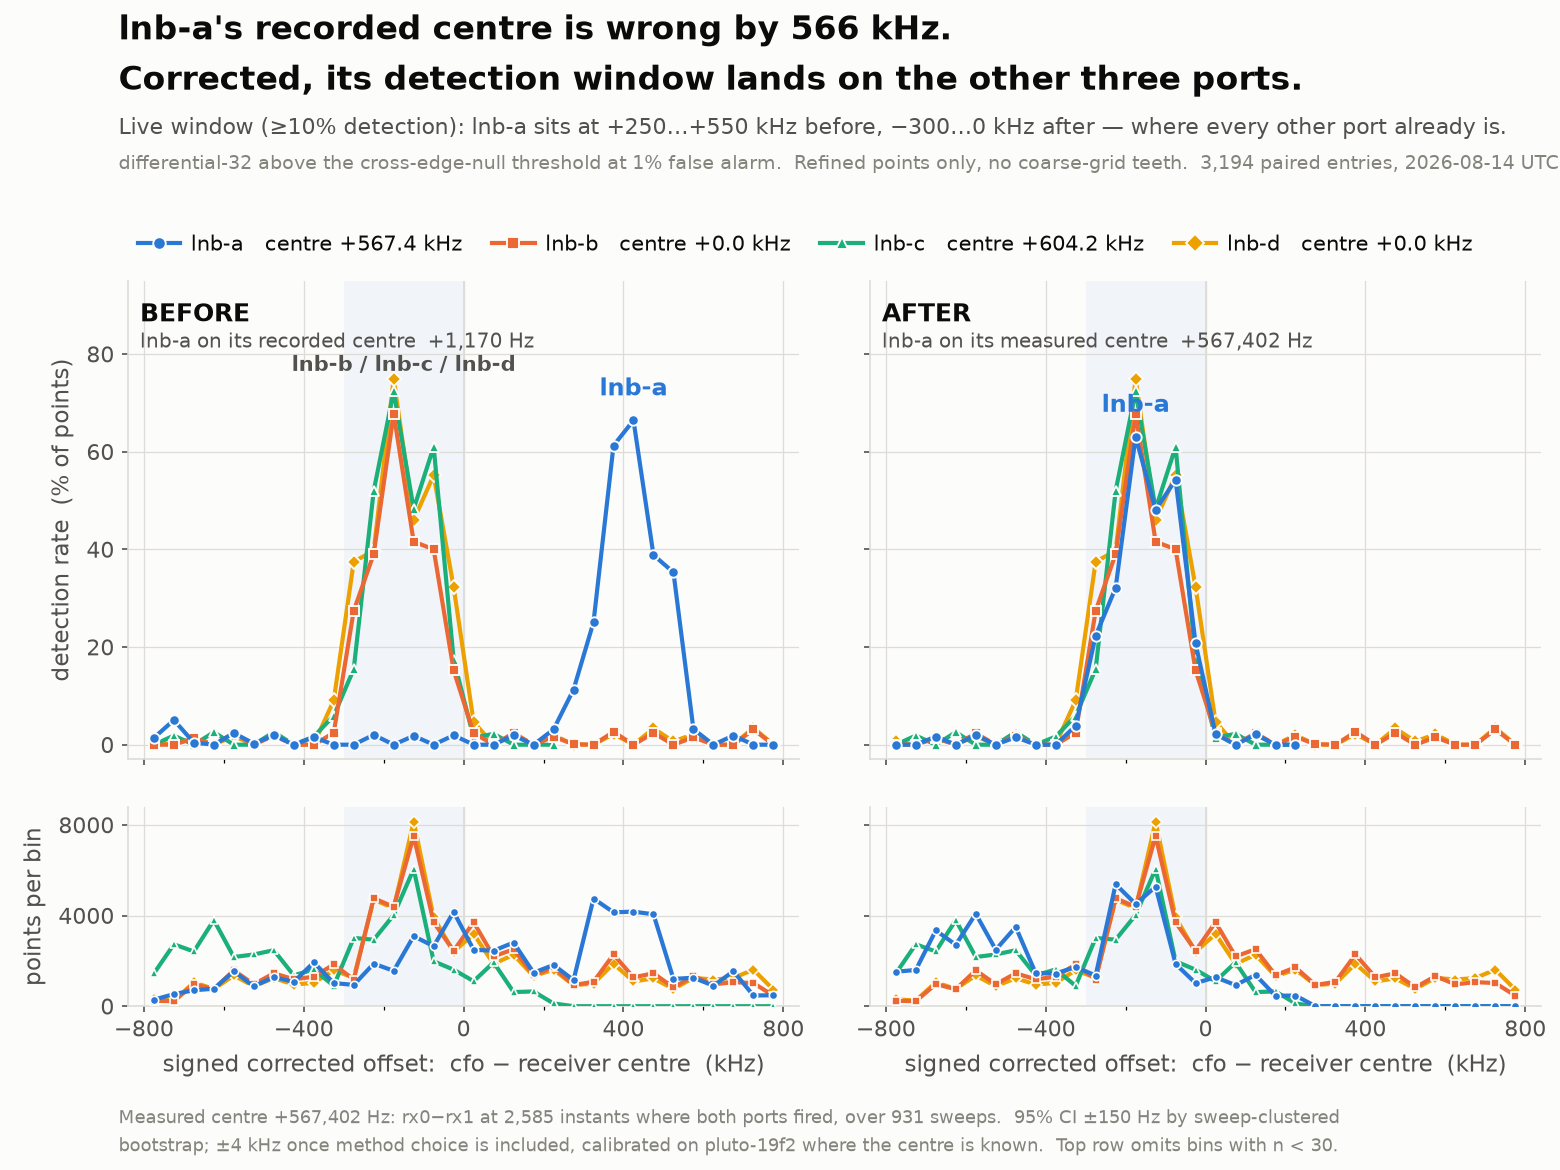

Source code (Python):
#!/usr/bin/env python3
"""lnba-centre: lnb-a's recorded centre is wrong by 566 kHz, and the fix lands.

LEFT  -- each port's signed live window on the centre currently recorded in
         lnb-calibration.json: lnb-a +1,170.0 Hz, lnb-b 0, lnb-c +604,159.8 Hz,
         lnb-d 0.  Three ports sit on a window at -300..0 kHz; lnb-a sits half a
         megahertz away at +250..+550 kHz.
RIGHT -- the same plot with lnb-a moved onto its MEASURED centre, +567,402 Hz
         (corpus paired-instant rx0-rx1, 2,585 instants over 931 sweeps).  Its
         window lands on the other three.

Points are REFINED only -- no coarse proposer claimed them, so the offset is a
continuous estimate rather than a grid tooth.  Tooth points sit at 0, +/-116.67,
+/-233.33, +/-300, +/-350, +/-466.67 and +/-700 kHz and quantise the axis; the
report's own cliff analysis showed they inflate the bins.  All-point curves are
carried in the JSON sidecar.

Detection is differential-32 above the cross-edge-null threshold at a 1% false
alarm rate, per (sample rate, probe length), exactly as cross_radio.null_thresholds
computes it.

Inputs: ../analysis2.json  (analyse2.py, from the paired sync-* corpus,
2026-08-14T00:03Z..05:46Z, 3,194 entries / 505,297 scored points)

Run: nice -n 15 python3 lnba-centre.py
"""
from __future__ import annotations

import json
import os

import matplotlib
matplotlib.use("Agg")
import matplotlib.pyplot as plt
import numpy as np
from matplotlib.lines import Line2D

HERE = os.path.dirname(os.path.abspath(__file__))
NAME = "lnba-centre"

# Reference categorical palette, light mode, slots 1-4 in fixed order.  This is
# the documented adjacent-pairlist configuration (worst adjacent CVD dE 9.1,
# normal-vision 19.6).  Slot 4 sits below 3:1 on the light surface, so the
# relief rule applies and every series is direct-labelled as well as legended;
# each also carries a distinct marker, so identity is never colour alone.
STYLE = {
    "lnb-a": {"color": "#2a78d6", "marker": "o", "z": 6},
    "lnb-b": {"color": "#eb6834", "marker": "s", "z": 4},
    "lnb-c": {"color": "#1baf7a", "marker": "^", "z": 3},
    "lnb-d": {"color": "#eda100", "marker": "D", "z": 2},
}
PORTS = ("lnb-a", "lnb-b", "lnb-c", "lnb-d")
SURFACE = "#fcfcfb"
INK = "#0b0b0b"
SECOND = "#52514e"
MUTED = "#84837c"
HAIR = "#dedcd6"
MIN_N = 30
MEASURED = 567402.1
RECORDED = {"lnb-a": 1170.0, "lnb-b": 0.0, "lnb-c": 604159.8, "lnb-d": 0.0}


def series(rows):
    mid = np.array([(r["low_khz"] + r["high_khz"]) / 2 for r in rows])
    pct = np.array([np.nan if r["pct"] is None or r["n"] < MIN_N else r["pct"]
                    for r in rows])
    n = np.array([r["n"] for r in rows], float)
    return mid, pct, n


def main() -> None:
    data = json.load(open(os.path.join(os.path.dirname(HERE), "analysis2.json")))
    ports = data["m2_ports"]

    before = {p: ports[p]["rows_refined_corrected"] for p in PORTS}
    after = dict(before)
    after["lnb-a"] = data["m3"]["rows_refined"]
    centres_after = dict(RECORDED, **{"lnb-a": MEASURED})

    figure, axes = plt.subplots(
        2, 2, figsize=(10.4, 7.8), dpi=150, sharex=True,
        gridspec_kw={"height_ratios": [2.4, 1.0], "hspace": 0.14,
                     "wspace": 0.105, "left": 0.082, "right": 0.988,
                     "top": 0.760, "bottom": 0.140})
    figure.patch.set_facecolor(SURFACE)

    panels = (("BEFORE", "lnb-a on its recorded centre  +1,170 Hz",
               before, RECORDED),
              ("AFTER", "lnb-a on its measured centre  +567,402 Hz",
               after, centres_after))

    for column, (tag, heading, rows_by_port, centres) in enumerate(panels):
        top, bottom = axes[0][column], axes[1][column]
        for rail in (top, bottom):
            rail.set_facecolor(SURFACE)
            rail.grid(True, which="major", color=HAIR, lw=0.6, ls="-")
            rail.set_axisbelow(True)
            for side in ("top", "right"):
                rail.spines[side].set_visible(False)
            for side in ("left", "bottom"):
                rail.spines[side].set_color(HAIR)
                rail.spines[side].set_linewidth(0.8)
            rail.tick_params(colors=SECOND, labelsize=10.5, length=3, width=0.8)
            # The window every correctly-centred port shares.
            rail.axvspan(-300, 0, color="#2a78d6", alpha=0.05, lw=0, zorder=0)
            rail.axvline(0, color=HAIR, lw=0.9, zorder=1)

        for port in PORTS:
            style = STYLE[port]
            mid, pct, n = series(rows_by_port[port])
            good = np.isfinite(pct)
            top.plot(mid[good], pct[good], color=style["color"], lw=2.0,
                     marker=style["marker"], ms=5.0, mew=0.9, mec=SURFACE,
                     zorder=style["z"], solid_capstyle="round")
            bottom.plot(mid, n, color=style["color"], lw=2.0,
                        marker=style["marker"], ms=4.0, mew=0.8, mec=SURFACE,
                        zorder=style["z"], solid_capstyle="round")

        # Selective direct label: only the port that moves.  The other three
        # share one peak and would collide; the legend and the per-series
        # markers carry their identity, so colour is never the only channel.
        mid, pct, _ = series(rows_by_port["lnb-a"])
        peak = int(np.nanargmax(pct))
        top.annotate("lnb-a", (mid[peak], pct[peak]),
                     textcoords="offset points", xytext=(0, 12),
                     ha="center", fontsize=11.5, weight="bold",
                     color=STYLE["lnb-a"]["color"], zorder=10)
        if column == 0:
            top.annotate("lnb-b / lnb-c / lnb-d", (-150, 71),
                         textcoords="offset points", xytext=(0, 13),
                         ha="center", fontsize=10.0, weight="bold",
                         color=SECOND, zorder=10)

        top.text(0.018, 0.955, tag, transform=top.transAxes, fontsize=12.0,
                 weight="bold", color=INK, ha="left", va="top")
        top.text(0.018, 0.893, heading, transform=top.transAxes, fontsize=9.8,
                 color=SECOND, ha="left", va="top")
        top.set_ylim(-3, 95)
        bottom.set_ylim(0, 8800)
        bottom.set_xlim(-840, 840)
        bottom.set_xticks(np.arange(-800, 801, 400))
        bottom.set_xticks(np.arange(-800, 801, 200), minor=True)
        bottom.set_xlabel("signed corrected offset:  cfo − receiver centre  (kHz)",
                          fontsize=11.0, color=SECOND, labelpad=6)
        if column == 0:
            top.set_ylabel("detection rate  (% of points)", fontsize=11.0,
                           color=SECOND, labelpad=6)
            bottom.set_ylabel("points per bin", fontsize=11.0,
                              color=SECOND, labelpad=6)
        else:
            top.tick_params(labelleft=False)
            bottom.tick_params(labelleft=False)

    axes[0][0].set_yticks(np.arange(0, 91, 20))
    for column in (0, 1):
        axes[1][column].set_yticks([0, 4000, 8000])

    handles = [Line2D([], [], color=STYLE[p]["color"], marker=STYLE[p]["marker"],
                      lw=2.0, ms=6.0, mec=SURFACE, mew=0.9,
                      label=f"{p}   centre {centres_after[p]/1e3:+.1f} kHz")
               for p in PORTS]
    figure.legend(handles=handles, loc="upper left", bbox_to_anchor=(0.076, 0.816),
                  ncol=4, frameon=False, fontsize=10.2, handlelength=2.0,
                  columnspacing=1.4, handletextpad=0.5, labelcolor=INK)

    figure.text(0.076, 0.988,
                "lnb-a's recorded centre is wrong by 566 kHz.",
                fontsize=16.0, weight="bold", color=INK, ha="left", va="top")
    figure.text(0.076, 0.945,
                "Corrected, its detection window lands on the other three ports.",
                fontsize=16.0, weight="bold", color=INK, ha="left", va="top")
    figure.text(0.076, 0.900,
                "Live window (≥10% detection): lnb-a sits at +250…+550 kHz before, "
                "−300…0 kHz after — where every other port already is.",
                fontsize=10.4, color=SECOND, ha="left", va="top")
    figure.text(0.076, 0.868,
                "differential-32 above the cross-edge-null threshold at 1% false alarm.  "
                "Refined points only, no coarse-grid teeth.  3,194 paired entries, "
                "2026-08-14 UTC.",
                fontsize=9.2, color=MUTED, ha="left", va="top")
    figure.text(0.076, 0.052,
                "Measured centre +567,402 Hz: rx0−rx1 at 2,585 instants where both ports "
                "fired, over 931 sweeps.  95% CI ±150 Hz by sweep-clustered",
                fontsize=8.8, color=MUTED, ha="left", va="top")
    figure.text(0.076, 0.028,
                "bootstrap; ±4 kHz once method choice is included, calibrated on pluto-19f2 "
                "where the centre is known.  Top row omits bins with n < 30.",
                fontsize=8.8, color=MUTED, ha="left", va="top")

    figure.savefig(os.path.join(HERE, f"{NAME}.png"), dpi=150, facecolor=SURFACE)

    payload = {
        "figure": NAME,
        "finding": ("lnb-a's recorded receiver centre (+1,170.0 Hz) is wrong by "
                    "566,232 Hz; on the measured centre (+567,402 Hz) its signed "
                    "live window moves from +250..+550 kHz onto -300..0 kHz, "
                    "which is where lnb-b, lnb-c and lnb-d already sit."),
        "method": "differential-32",
        "threshold": "cross-edge-null, 1% false alarm, per (sample_rate_hz, probe_ms)",
        "points": "refined only (no coarse proposer claimed the point)",
        "bin_khz": 50,
        "min_bin_n": MIN_N,
        "measured_centre_hz": MEASURED,
        "recorded_centres_hz": RECORDED,
        "centres_after_hz": centres_after,
        "corpus_span_utc": data["corpus_span_utc"],
        "windows": {
            "before": {p: data["m2_ports"][p]["window_refined_corrected"]
                       for p in PORTS},
            "after": dict({p: data["m2_ports"][p]["window_refined_corrected"]
                           for p in PORTS}, **{"lnb-a": data["m3"]["window_refined"]}),
        },
        "curves_refined": {"before": before, "after": after},
        "curves_all_points": {
            "before": {p: data["m2_ports"][p]["rows_all_corrected"] for p in PORTS},
            "after": dict({p: data["m2_ports"][p]["rows_all_corrected"]
                           for p in PORTS}, **{"lnb-a": data["m3"]["rows_all"]}),
        },
        "measurement": data["m1b"],
        "residual_after_correction": data["m3_residual"],
    }
    with open(os.path.join(HERE, f"{NAME}.json"), "w") as handle:
        json.dump(payload, handle, indent=1)
    print("wrote", os.path.join(HERE, f"{NAME}.png"))


if __name__ == "__main__":
    main()
